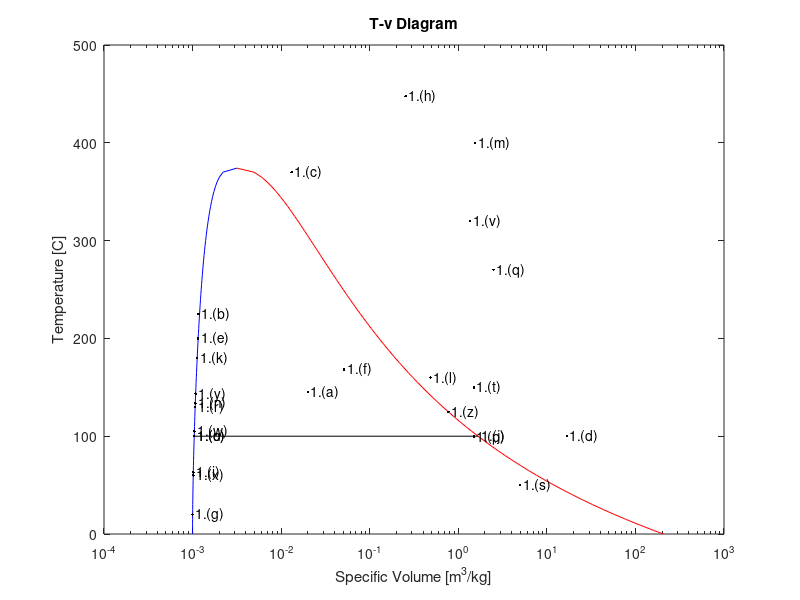
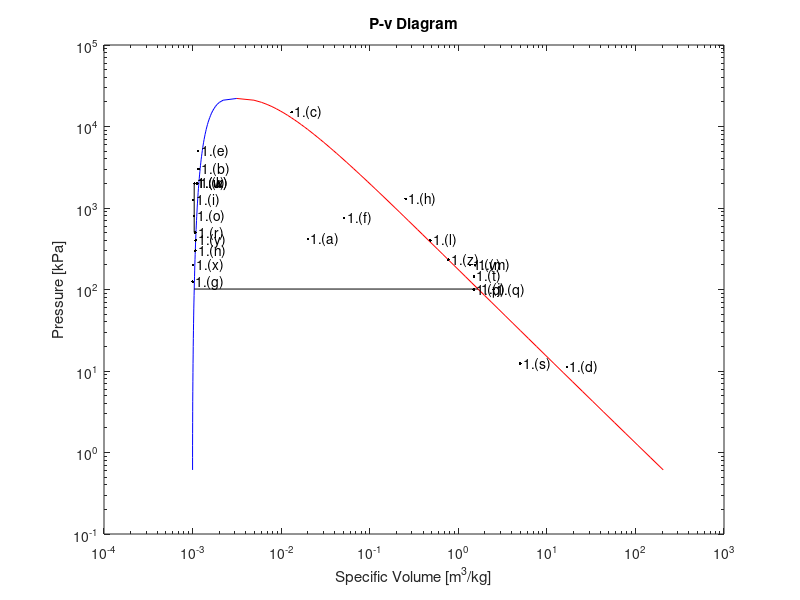

Reproduce these figures in MATLAB, in order.
clear all % clears workspace variables
close all % closes all windows
clc % clears command window

Temperature = [0.01	5	10	15	20	25	30	35	40	45	50	55	60	65	70	75	80	85	90	95	100	105	110	115	120	125	130	135	140	145	150	155	160	165	170	175	180	185	190	195	200	205	210	215	220	225	230	235	240	245	250	255	260	265	270	275	280	285	290	295	300	305	310	315	320	325	330	335	340	345	350	355	360	365	370	374.1];

Pressure = [0.6113	0.8721	1.2276	1.705	2.339	3.169	4.246	5.628	7.384	9.593	12.35	15.758	19.941	25.03	31.19	38.58	47.39	57.83	70.14	84.55	101.3	120.8	143.3	169.1	198.5	232.1	270.1	313	361.3	415.4	475.9	543.1	617.8	700.5	791.7	892	1002.2	1122.7	1254.4	1397.8	1553.8	1723	1906.3	2104.2	2317.8	2547.7	2794.9	3060.1	3344.2	3648.2	3973	4319.5	4688.6	5081.3	5498.7	5941.8	6411.7	6909.4	7436	7992.8	8581	9201.8	9856.6	10547	11274	12040	12845	13694	14586	15525	16514	17554	18651	19807	21028	22089];

v_f = [0.001	0.001	0.001	0.001001	0.001002	0.001003	0.001004	0.001006	0.001008	0.00101	0.001012	0.001015	0.001017	0.00102	0.001023	0.001026	0.001029	0.001032	0.001036	0.00104	0.001044	0.001047	0.001052	0.001056	0.00106	0.001065	0.00107	0.001075	0.00108	0.001085	0.00109	0.001096	0.001102	0.001108	0.001114	0.001121	0.001127	0.001134	0.001141	0.001149	0.001156	0.001164	0.001173	0.001181	0.00119	0.001199	0.001209	0.001219	0.001229	0.00124	0.001251	0.001263	0.001276	0.001289	0.001302	0.001317	0.001332	0.001348	0.001366	0.001384	0.001404	0.001425	0.001447	0.001472	0.001499	0.001528	0.001561	0.001597	0.001638	0.001685	0.00174	0.001807	0.001892	0.002011	0.002213	0.003155];

v_g = [206.132	147.118	106.377	77.925	57.7897	43.3593	32.8932	25.2158	19.5229	15.2581	12.0318	9.56835	7.67071	6.19656	5.04217	4.13123	3.40715	2.82757	2.36056	1.98186	1.6729	1.41936	1.21014	1.03658	0.89186	0.77059	0.6685	0.58217	0.50885	0.44632	0.39278	0.34676	0.30706	0.27269	0.24283	0.2168	0.19405	0.17409	0.15654	0.14105	0.12736	0.11521	0.10441	0.09479	0.08619	0.07849	0.07158	0.06536	0.05976	0.0547	0.05013	0.04598	0.0422	0.03877	0.03564	0.03279	0.03017	0.02777	0.02557	0.02354	0.02167	0.01995	0.01835	0.01687	0.01549	0.0142	0.013	0.01186	0.0108	0.00978	0.00881	0.00787	0.00694	0.00599	0.00493	0.00315];

figure(1)
semilogx(v_f(:),Temperature(:),'b',v_g(:),Temperature(:),'r')
xlim([1e-4,1e3])
ylabel('Temperature [C]')
xlabel('Specific Volume [m^3/kg]')
title('T-v Diagram')
hold on

% 1.(a)
plot([0.02 0.02],[145 145] ,'.k')
text(0.02,145,' 1.(a)')

% 1.(b)
plot([0.001167 0.001167],[225 225] ,'.k')
text(0.001167, 225,' 1.(b)')

% 1.(c)
plot([0.01314 0.01314],[370 370] ,'.k')
text(0.01314, 370,' 1.(c)')

% 1.(d)
plot([16.8 16.8],[100 100] ,'.k')
text(16.8, 100,' 1.(d)')

% 1.(e)
plot([0.001153 0.001153],[200 200] ,'.k')
text(0.001153, 200,' 1.(e)')

% 1.(f)
plot([0.051403 0.051403],[168.3 168.3] ,'.k')
text(0.051403, 168.3,' 1.(f)')

% 1.(g)
plot([0.001002 0.001002],[20 20] ,'.k')
text(0.001002, 20,' 1.(g)')

% 1.(h)
plot([0.254 0.254],[447.72 447.72] ,'.k')
text(0.254, 447.72,' 1.(h)')

% 1.(i)
plot([0.001019 0.001019],[63 63] ,'.k')
text(0.001019, 63,' 1.(i)')

% 1.(j)
plot([0.001044 1.67290],[100 100] ,'k')
text(1.67290, 100,' 1.(j)')

% 1.(k)
plot([0.001127 0.001127],[180 180] ,'.k')
text(0.001127, 180,' 1.(k)')

% 1.(l)
plot([0.483616 0.483616],[160 160] ,'.k')
text(0.483616, 160,' 1.(l)')

% 1.(m)
plot([1.54930 1.54930],[400 400] ,'.k')
text(1.54930, 400,' 1.(m)')

% 1.(n)
plot([0.001074 0.001074],[133.5 133.5] ,'.k')
text(0.001074, 133.5,' 1.(n)')

% 1.(o)
plot([0.001043 0.001043],[100 100] ,'.k')
text(0.001043, 100,' 1.(o)')

% 1.(p)
plot([1.5 1.5],[99.62 99.62] ,'.k')
text(1.5, 99.62,' 1.(p)')

% 1.(q)
plot([2.5 2.5],[270.18 270.18] ,'.k')
text(2.5, 270.18,' 1.(q)')

% 1.(r)
plot([0.00107 0.00107],[130 130] ,'.k')
text(0.00107, 130,' 1.(r)')

% 1.(s)
plot([5 5],[50 50] ,'.k')
text(5, 50,' 1.(s)')

% 1.(t)
plot([1.5 1.5],[150 150] ,'.k')
text(1.5, 150,' 1.(t)')

% 1.(u)
plot([0.001043 0.001043],[100 100] ,'.k')
text(0.001043, 100,' 1.(u)')

% 1.(v)
plot([1.362728 1.362728],[320 320] ,'.k')
text(1.362728, 320,' 1.(v)')

% 1.(w)
plot([0.001047 0.001047],[105 105] ,'.k')
text(0.001047, 105,' 1.(w)')

% 1.(x)
plot([0.001017 0.001017],[60 60] ,'.k')
text(0.001017, 60,' 1.(x)')

% 1.(y)
plot([0.001084 0.001084],[143.63 143.63] ,'.k')
text(0.001084,143.63,' 1.(y)')

% 1.(z)
plot([0.77059 0.77059],[125 125] ,'.k')
text(0.77059,125,' 1.(z)')



%%

figure(2)
loglog(v_f(:),Pressure(:),'b',v_g(:),Pressure(:),'r')
xlim([1e-4,1e3])
ylabel('Pressure [kPa]')
xlabel('Specific Volume [m^3/kg]')
title('P-v Diagram')
hold on

% 1.(a)
plot([0.02 0.02],[415.4 415.4] ,'.k')
text(0.02,415.4,' 1.(a)')

% 1.(b)
plot([0.001167 0.001167],[3000 3000] ,'.k')
text(0.001167, 3000,' 1.(b)')

% 1.(c)
plot([0.01314 0.01314],[15000 15000] ,'.k')
text(0.01314, 15000,' 1.(c)')

% 1.(d)
plot([16.8 16.8],[11.15 11.15] ,'.k')
text(16.8, 11.15,' 1.(d)')

% 1.(e)
plot([0.001153 0.001153],[5000 5000] ,'.k')
text(0.001153, 5000,' 1.(e)')

% 1.(f)
plot([0.051403 0.051403],[760 760] ,'.k')
text(0.051403, 760,' 1.(f)')

% 1.(g)
plot([0.001002 0.001002],[125 125] ,'.k')
text(0.001002, 125,' 1.(g)')

% 1.(h)
plot([0.254 0.254],[1300 1300] ,'.k')
text(0.254, 1300,' 1.(h)')

% 1.(i)
plot([0.001019 0.001019],[1250 1250] ,'.k')
text(0.001019, 1250,' 1.(i)')

% 1.(j)
plot([0.001044 1.67290],[101.3 101.3] ,'k')
text(1.67290, 101.3,' 1.(j)')

% 1.(k)
plot([0.001127 0.001127],[2000 2000] ,'.k')
text(0.001127, 2000,' 1.(k)')

% 1.(l)
plot([0.483616 0.483616],[400 400] ,'.k')
text(0.483616, 400,' 1.(l)')

% 1.(m)
plot([1.54930 1.54930],[200 200] ,'.k')
text(1.54930, 200,' 1.(m)')

% 1.(n)
plot([0.001074 0.001074],[300 300] ,'.k')
text(0.001074, 300,' 1.(n)')

% 1.(o)
plot([0.001043 0.001043],[800 800] ,'.k')
text(0.001043, 800,' 1.(o)')

% 1.(p)
plot([1.5 1.5],[100 100] ,'.k')
text(1.5, 100,' 1.(p)')

% 1.(q)
plot([2.5 2.5],[100 100] ,'.k')
text(2.5, 100,' 1.(q)')

% 1.(r)
plot([0.00107 0.00107],[500 500] ,'.k')
text(0.00107, 500,' 1.(r)')

% 1.(s)
plot([5 5],[12.35 12.35] ,'.k')
text(5, 12.35,' 1.(s)')

% 1.(t)
plot([1.5 1.5],[144.68 144.68] ,'.k')
text(1.5, 144.68,' 1.(t)')

% 1.(u)
plot([0.001043 0.001043],[500 2000] ,'k')
text(0.001043, 2000,' 1.(u)')

% 1.(v)
plot([1.362728 1.362728],[200 200] ,'.k')
text(1.362728, 200,' 1.(v)')

% 1.(w)
plot([0.001047 0.001047],[2000 2000] ,'.k')
text(0.001047, 2000,' 1.(w)')

% 1.(x)
plot([0.001017 0.001017],[200 200] ,'.k')
text(0.001017, 200,' 1.(x)')

% 1.(y)
plot([0.001084 0.001084],[400 400] ,'.k')
text(0.001084,400,' 1.(y)')

% 1.(z)
plot([0.77059 0.77059],[232.1 232.1] ,'.k')
text(0.77059,232.1,' 1.(z)')


